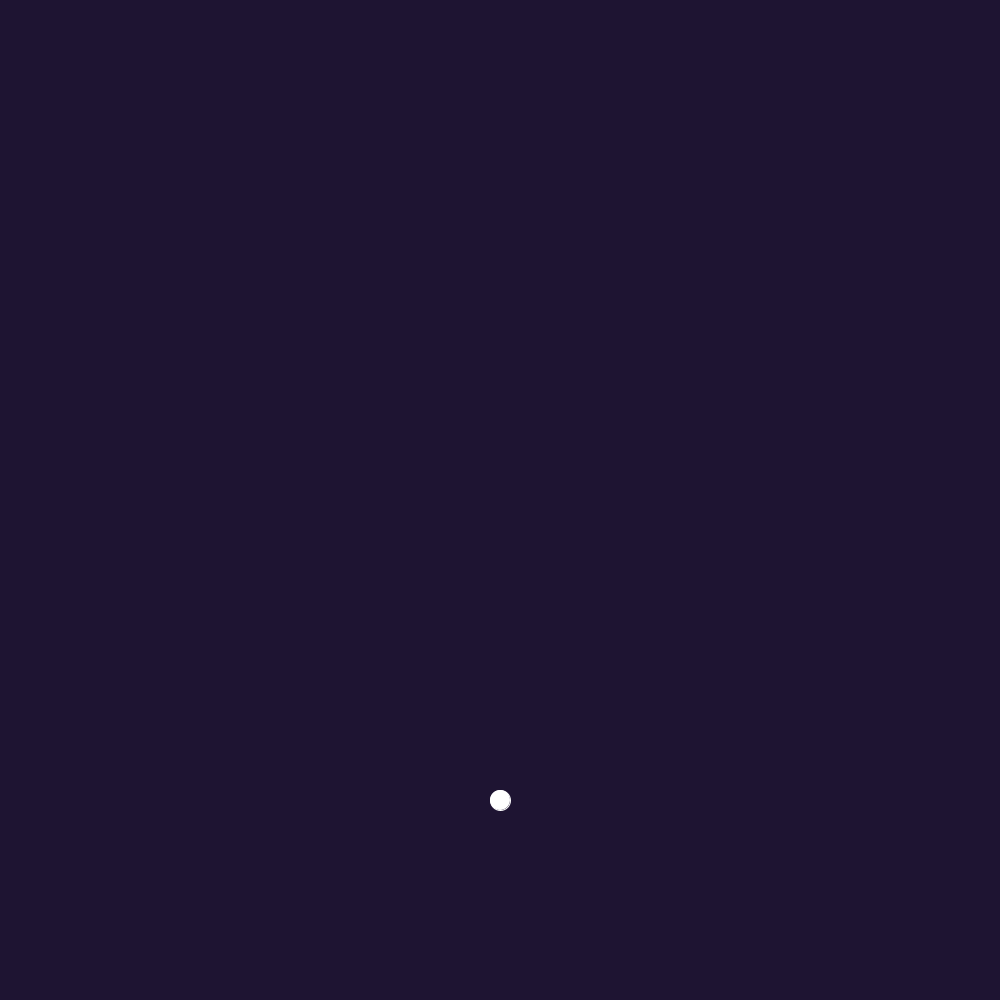
Frame 1 (no input)
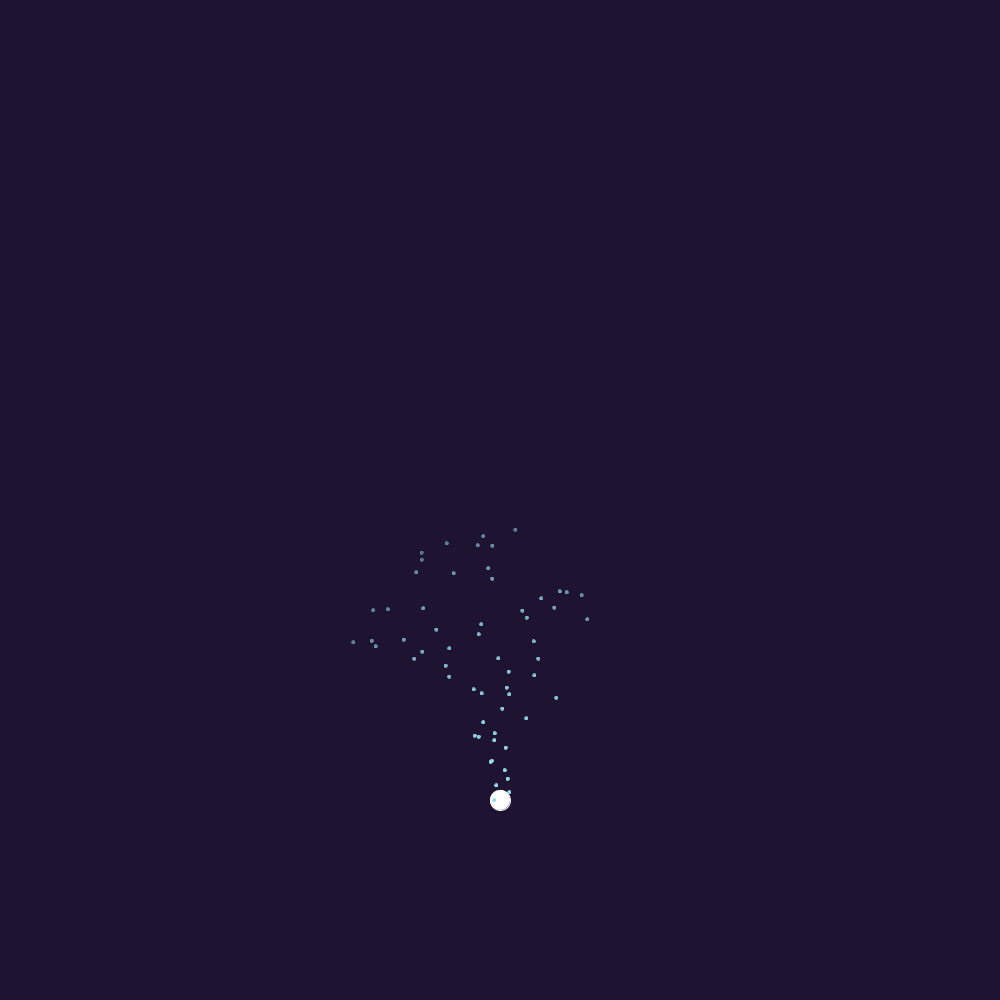
Frame 60 (the mouse pressed at the canvas centre just before this capture)
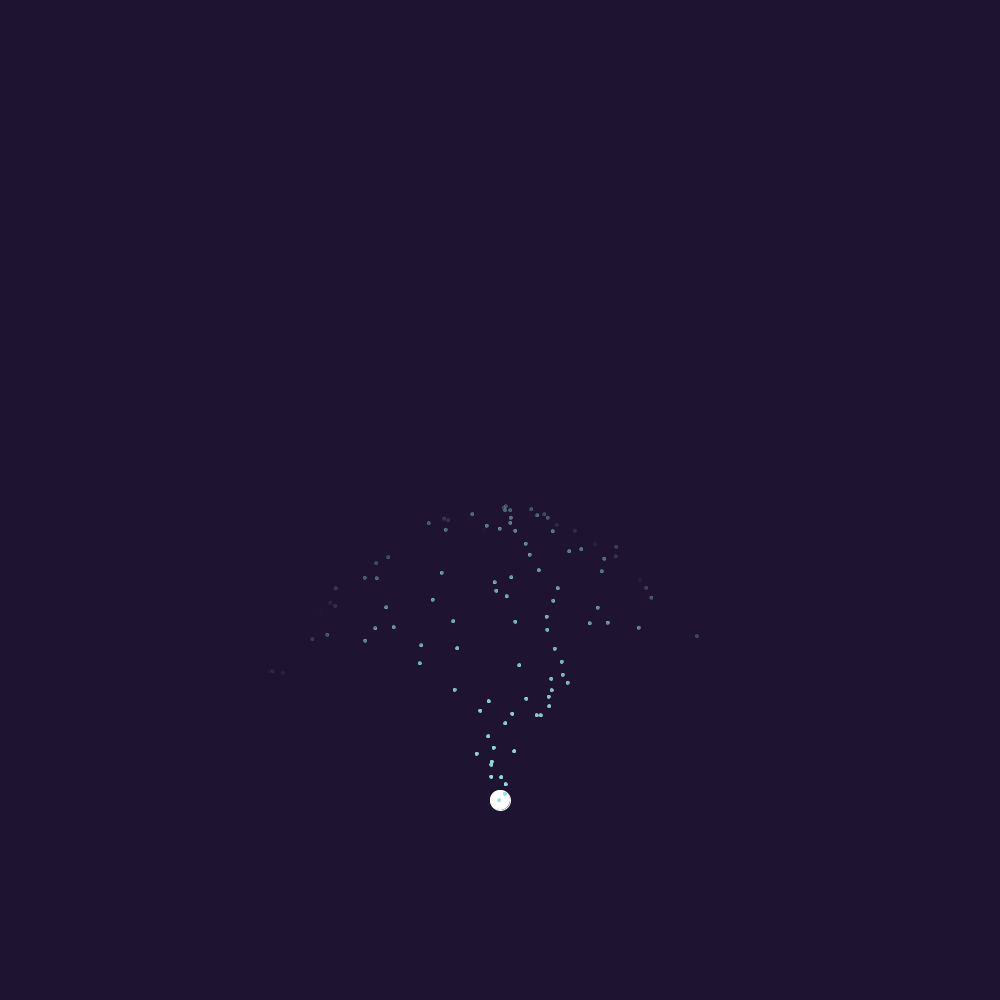
Frame 120 (the mouse held since frame 60 and released just before this capture)

The Processing sketch that drew these frames (run headless with seeded random() and noise(); from frame 60 on, the mouse is pressed at the canvas centre):

// Processing sketch: Fuente
// ── Fuente.pde
// Problem description: //<>//
// Se simulara una horguera con humo, las particulas del humo se cambiaran de color conforma vayamos
// alejandononos del la hoguera.
//
//
// Differential equations:
// 
// 
//      


// Simulation and time control:

float _timeStep;        // Simulation time-step (s)
float _simTime = 0.0;   // Simulated time (s)

// Output control:


PrintWriter _output;


// Variables to be monitored:

float _energy;                // Total energy of the system (J)
int _numParticles;            // Total number of particles

ParticleSystem _ps;

int id_particula = 0;


// Main code:

void settings()
{
    size(DISPLAY_SIZE_X, DISPLAY_SIZE_Y);
}

void setup()
{
    frameRate(DRAW_FREQ);
    background(BACKGROUND_COLOR[0], BACKGROUND_COLOR[1], BACKGROUND_COLOR[2]);
    
    initSimulation();
}

void stop()
{
    endSimulation();
}

void keyPressed()
{
    if (key == 'r' || key == 'R')
        restartSimulation();
    else if (key == '+')
        _timeStep *= 1.1;
    else if (key == '-')
        _timeStep /= 1.1;
}

void initSimulation()
{
    
    _simTime = 0.0;
    _timeStep = TS;
    
    _ps = new ParticleSystem(POS_EMISOR); 
    //
    //
    //
}

void restartSimulation()
{
    _ps.restart();  // Restablecer el sistema de partículas
    _simTime = 0.0;  // Restablecer el tiempo simulado
    _timeStep = TS;  // Restablecer el paso de tiempo
}

void endSimulation()
{
   
}

void draw()
{
    drawStaticEnvironment();
    drawMovingElements();
    
    updateSimulation();
    
    
}

void drawStaticEnvironment()
{
    background(BACKGROUND_COLOR[0], BACKGROUND_COLOR[1], BACKGROUND_COLOR[2]);
    stroke(COLOR_EMISOR);
    fill(COLOR_EMISOR);
    circle(POS_EMISOR.x*FACTOR_CONVERSION, POS_EMISOR.y*FACTOR_CONVERSION, TAM_EMISOR*FACTOR_CONVERSION);
    //
    //
    //
}

void drawMovingElements()
{
    _ps.render();
}

void updateSimulation()
{
    _ps.update(_timeStep);
    float particula_por_paso = NT * _timeStep;
    
   for (int i = 0; i < particula_por_paso; i++){
        PVector s = new PVector(random( EXTREMOS_POSICION[0], EXTREMOS_POSICION[1]), 0.0);
        float angulo = random(PI/4, 3*PI/4);
        PVector v = new PVector(VELOCIDAD_PARTICULAS/2 * -cos(angulo), VELOCIDAD_PARTICULAS * -sin(angulo));
        _ps.addParticle(_M, s, v, RADIO_PARTICULA, COLOR_PARTICULA, L);
   }
    _numParticles = _ps.getNumParticles();
    _energy = _ps.getTotalEnergy();
    
    _simTime += _timeStep;  // Incrementar el tiempo simulado

}



// ── Parameters.pde
// Display and output parameters:

final int DRAW_FREQ = 100;                            // Draw frequency (Hz or Frame-per-second)
final int DISPLAY_SIZE_X = 1000;                      // Display width (pixels)
final int DISPLAY_SIZE_Y = 1000;                      // Display height (pixels)
final int[] BACKGROUND_COLOR = {30, 20, 50};         // Background color (RGB)
final int[] TEXT_COLOR = {255, 255, 0};              // Text color (RGB)
final String FILE_NAME = "data.csv";                  // File to write the simulation variables 


// Parameters of the problem:

final int FACTOR_CONVERSION= 100; //Factor de conversion de metros a centimetros
final float TS = 0.01;     // Initial simulation time step (s)
final float NT = 100.0;    // Rate at which the particles are generated (number of particles per second) (1/s)           
final float L = 1.0;       // Particles' lifespan (s) 
final float G = 9.801;       // Gravitational acceleration (m/s^2)
final float Kd = 0.0003;       // Constante de rozamiento (Kg/s)
final float _M = 0.01;   // Masa de la particula (Kg)
final float RADIO_PARTICULA = 0.03; //Radio de la particula (m)
final color COLOR_PARTICULA = color(152, 223, 234);          // Color de la particula (RGB)
final float VELOCIDAD_PARTICULAS = 8; //Velocidad de las particulas (m/s)
final float[] EXTREMOS_POSICION ={-0.1,0.1};
//
//
//


// Constants of the problem:


final float TAM_EMISOR = 0.2;   //Tamaño del emisor
final PVector POS_EMISOR = new PVector(5,10 - TAM_EMISOR * 10);   //Posicion del emisor 
final color COLOR_EMISOR = color(255, 255, 255);         // Color del emisor (RGB)
//
//
//

// ── Particle.pde
// Class for a simple particle with no rotational motion
public class Particle
{
    ParticleSystem _ps;  // Reference to the parent ParticleSystem
    int _id;             // Id. of the particle (-)
    
    float _m;            // Mass of the particle (kg)
    PVector _s;          // Position of the particle (m)
    PVector _v;          // Velocity of the particle (m/s)
    PVector _a;          // Acceleration of the particle (m/(s·s))
    PVector _F;          // Force applied on the particle (N)
    float _energy;       // Energy (J)
    
    float _radius;       // Radius of the particle (m)
    color _color;        // Color of the particle (RGBA)
    float _lifeSpan;     // Total time the particle should live (s)
    float _timeToLive;   // Remaining time before the particle dies (s)
    
    Particle(ParticleSystem ps, int id, float m, PVector s, PVector v, float radius, color c, float lifeSpan)
        {
        _ps = ps;
        _id = id;
        
        _m= m;
        _s= s;
        _v= v;
        
        _a= new PVector(0.0, 0.0);
        _F= new PVector(0.0, 0.0);
        _energy = 0.0;
        
        _radius = radius;
        _color = c;
        _lifeSpan = lifeSpan;
        _timeToLive = _lifeSpan;
}
    
    void setPos(PVector s)
        {
        _s= s;
}
    
    void setVel(PVector v)
        {
        _v= v;
}
    
    PVector getForce()
        {
        return _F;
}
    
    float getEnergy()
        {
        return _energy;
}
    
    float getRadius()
        {
        return _radius;
}
    
    float getColor()
        {
        return _color;
}
    
    float getTimeToLive()
        {
        return _timeToLive;
}
    
    boolean isDead()
        {
        return(_timeToLive <= 0.0);
}
    
    void update(float timeStep)
        {
        _timeToLive -= timeStep;
        
        updateSimplecticEuler(timeStep);
        updateEnergy();
}  
    
    void updateSimplecticEuler(float timeStep)
        {
        updateForce();
        _a= _F.div(_m);
        
        _v.add(PVector.mult(_a, timeStep)); 
        _s.add(PVector.mult(_v, timeStep));
}
    
   void updateForce(){
      PVector F_peso = new PVector(0.0, G * _m);
      PVector velocidad = _v.copy();
      float velocidadCuadrada = velocidad.magSq(); // Calcular el cuadrado de la magnitud de la velocidad
      PVector F_rozamiento = PVector.mult(velocidad.normalize(), velocidadCuadrada * -Kd);  // Calcular la fuerza de rozamiento
      _F= PVector.add(F_peso, F_rozamiento);
   }
    
    void updateEnergy(){
        float energia_cinetica = _v.magSq() * _m * 0.5;
        
        
        PVector altura = PVector.sub(POS_EMISOR,_s);
        float energia_potencial = _m * G * altura.mag(); 
        _energy = energia_cinetica + energia_potencial;
}
    
void render( )
{
        float cambio_color =255*_timeToLive;
        stroke(_color, cambio_color); 
        fill(_color,cambio_color);  // Establecer el color de relleno
        ellipse(_s.x*FACTOR_CONVERSION, _s.y*FACTOR_CONVERSION, RADIO_PARTICULA*FACTOR_CONVERSION, RADIO_PARTICULA*FACTOR_CONVERSION);  // Dibujar un círculo
}
}

// ── ParticleSystem.pde
// Class for a particle system controller
class ParticleSystem
{
   PVector _location;   
   ArrayList<Particle> _particles;
   int _nextId;

   ParticleSystem(PVector location)
   {
      _location = location;
      _particles = new ArrayList<Particle>();    
      _nextId = 0;
   }

   void addParticle(float mass, PVector initPos, PVector initVel, float radius, color c, float lifeSpan)
   {
      PVector s = PVector.add(_location, initPos);
      _particles.add(new Particle(this, _nextId, mass, s, initVel, radius, c, lifeSpan));
      _nextId++;
   }

   void restart()
   {
      _particles.clear();
   }

   int getNumParticles()
   {
      return _particles.size();
   }
   
   float getTotalEnergy()
   {
      float energy = 0.0;
      int n = _particles.size();
      
      for (int i = 0; i < n; i++)
      {
         Particle p = _particles.get(i);
         energy += p.getEnergy();
      }
         
      return energy;   
   }

   ArrayList<Particle> getParticleArray()
   {
      return _particles;
   }

   void update(float timeStep)
   {
      for (int i = _particles.size() - 1; i >= 0 ; i--)
      {
         Particle p = _particles.get(i);
         
         if (!p.isDead())
            p.update(timeStep);
         else
            _particles.remove(i);
      }
   }

   void render( )
   {
      for (int i = _particles.size() - 1; i >= 0 ; i--)
      {
         Particle p = _particles.get(i);
         p.render();
      }
   }
}
